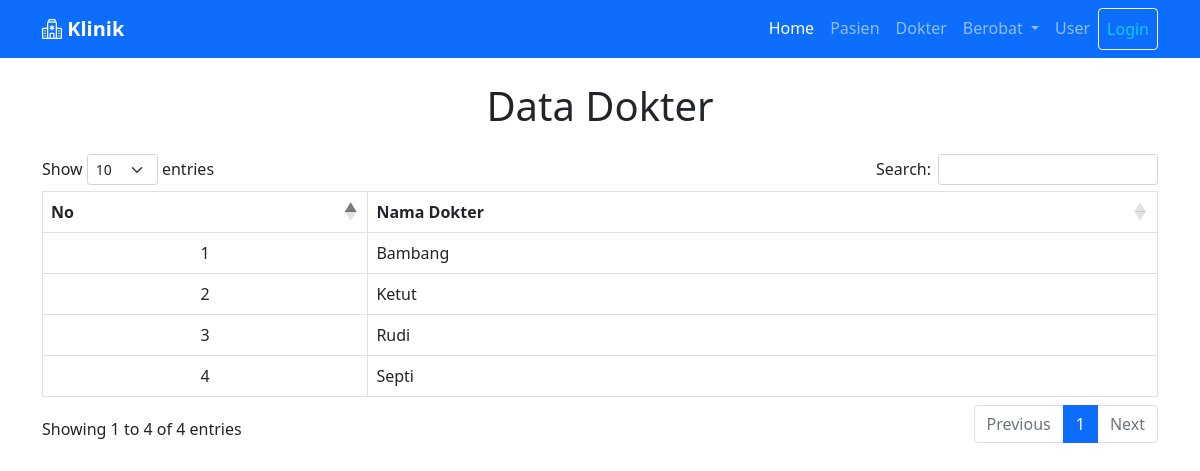
Before: /dokter.php with the older database file.
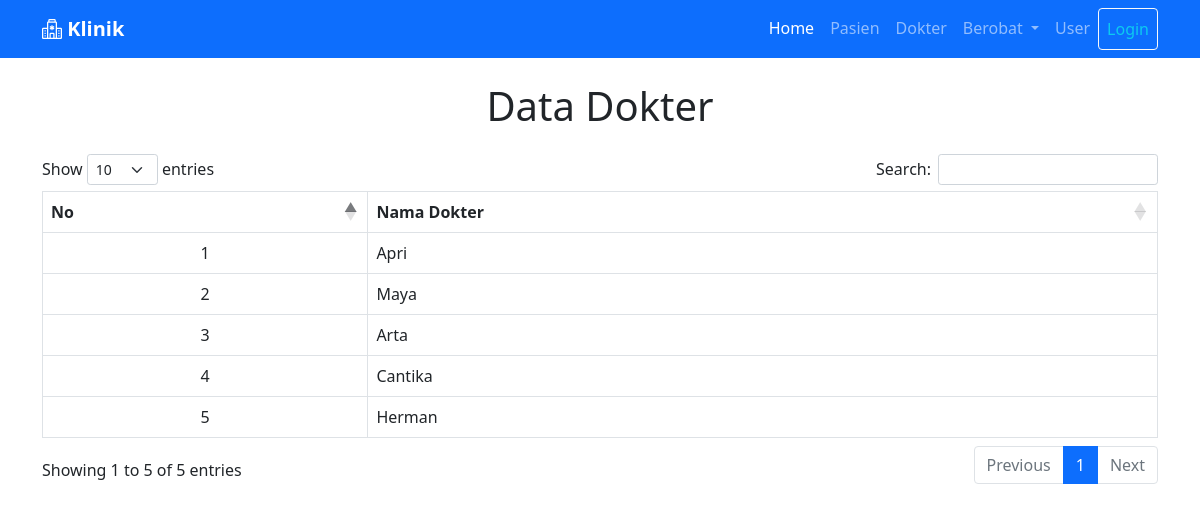
After: the same page with the newer database file.
### tables this page shows
CREATE TABLE `dokter` (
  `id_dokter` int(5) NOT NULL,
  `nama_dokter` varchar(50) NOT NULL
);

### dokter.php (the view, shortened to what this page needs)
<?php include "layout/_header.php"; ?>
<div class="container">
    <h1 class="text-center my-4">Data Dokter</h1>
    <div class="table-responsive">
        <table class="table table-bordered table-hover nowrap" id="example">
            <thead>
                <tr class="text-center">
                    <th>No</th>
                    <th>Nama Dokter</th>
                </tr>
            </thead>
            <tbody>
                <?php
                $no = 1;
                $query = "SELECT * FROM dokter";
                $sql = mysqli_query($koneksi, $query);
                while ($dokter = mysqli_fetch_array($sql)) {
                ?>
                    <tr>
                        <td class="text-center align-middle"><?= $no++ ?></td>
                        <td class="align-middle"><?= $dokter['nama_dokter'] ?></td>
                    </tr>
                <?php } ?>
            </tbody>
        </table>
    </div>
</div>
<?php include "layout/_footer.php"; ?>

Changed rows visible on the page:
changed dokter: nama_dokter "Bambang" → "Apri"
changed dokter: nama_dokter "Ketut" → "Maya"
changed dokter: nama_dokter "Rudi" → "Arta"
changed dokter: nama_dokter "Septi" → "Cantika"
added dokter: nama_dokter "Herman"
Other visible differences:
text written by a page script: "Show entries Search: Showing 1 to 4 of 4 entries Previous 1 Next" → "Show entries Search: Showing 1 to 5 of 5 entries Previous 1 Next"
